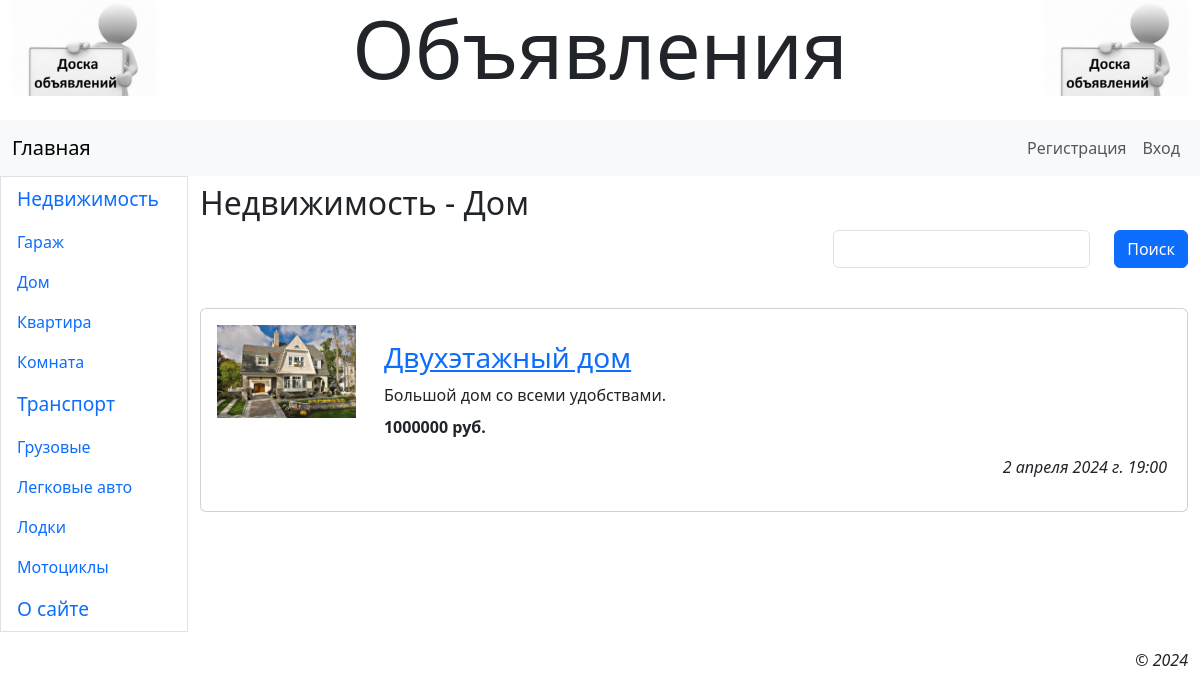
Page /2/ on the committed database.
### mainapp/models.py (models this page shows, shortened)
class Rubric(models.Model):
    name = models.CharField(max_length=20, unique=True, verbose_name='Название')
    order = models.SmallIntegerField(default=0, db_index=True, verbose_name='Порядок')
    super_rubric = models.ForeignKey('SuperRubric', on_delete=models.PROTECT, null=True, blank=True,
                                     verbose_name='Надрубрика')

class Bb(models.Model):
    rubric = models.ForeignKey(SubRubric, on_delete=models.PROTECT,
                               verbose_name='Рубрика')
    title = models.CharField(max_length=40, verbose_name='Название')
    content = models.TextField(verbose_name='Описание')
    price = models.IntegerField(default=0, verbose_name='Цена')
    contacts = models.TextField(verbose_name='Контакты')
    image = models.ImageField(blank=True, upload_to=get_timestamp_path,
                              verbose_name='Фото')
    author = models.ForeignKey(AdvUser, on_delete=models.CASCADE, verbose_name='Пользователь')
    is_active = models.BooleanField(default=True, db_index=True, verbose_name='Активное')
    created_at = models.DateTimeField(auto_now_add=True, db_index=True, verbose_name='Дата публикации')
    class Meta:
        verbose_name = 'Объявление'
        verbose_name_plural = 'Объявления'
        ordering = ['-created_at']

### mainapp/views.py (the view)
# urls.py: path('<int:pk>/', rubric_bbs, name='rubric_bbs'),
def rubric_bbs(request, pk):
    rubric = get_object_or_404(SubRubric, pk=pk)
    bbs = Bb.objects.filter(is_active=True, rubric=pk)
    if 'keyword' in request.GET:
        keyword = request.GET['keyword']
        q = Q(title__icontains=keyword) | Q(content__icontains=keyword)
        bbs = bbs.filter(q)
    else:
        keyword = ''
    form = SearchForm(initial={'keyword': keyword})
    paginator = Paginator(bbs, 2)
    if 'page' in request.GET:
        page_num = request.GET['page']
    else:
        page_num = 1
    page = paginator.get_page(page_num)
    context = {'rubric': rubric, 'page': page, 'bbs': page.object_list,
               'form': form}
    return render(request, 'mainapp/rubric_bbs.html', context)

### mainapp/forms.py
class SearchForm(forms.Form):
    keyword = forms.CharField(required=False, max_length=20, label='')

### mainapp/models.py (called while the page is built)
    def get_queryset(self):
        return super().get_queryset().filter(super_rubric__isnull=False)

    def __str__(self):
        return f'{self.super_rubric.name} - {self.name}'

### mainapp/templates/mainapp/rubric_bbs.html (shortened to what this page needs)
{% extends 'layout/base.html' %}
{% load django_bootstrap5 %}
{% load thumbnail %}
{% load static %}
{% block content %}
    <h2 class="mb-2">{{ rubric }}</h2>
    <form class="row row-cols-md-auto justify-content-end">
        {% bootstrap_field form.keyword show_label=False wrapper_class='col-12' %}
        <div class="col-12">
            {% bootstrap_button 'Поиск' %}
        </div>
    </form>
    {% if bbs %}
        <div class="vstack gap-3 my-4">
            {% for bb in bbs %}
                <div class="card">
                    {% url 'mainapp:bb_detail' rubric_pk=rubric.pk pk=bb.pk as url %}
                    <div class="row p-3">
                        <a class="col-md-2" href="{{ url }}{{ all }}">
                            {% if bb.image %}
                                <img class="img-fluid" src="{% thumbnail bb.image 'default' %}">
                            {% else %}
                                <img src="{% static 'mainapp/empty.jpg' %}" class="img-fluid">
                            {% endif %}
                        </a>
                        <div class="col-md-10 card-body">
                            <h3 class="card-title"><a href="{{ url }}{{ all }}">{{ bb.title }}</a></h3>
                            <div class="card-text mb-2">{{ bb.content }}</div>
                            <p class="card-text fw-bold">{{ bb.price }} руб.</p>
                            <p class="card-text text-end fst-italic">{{ bb.created_at }}</p>
                        </div>
                    </div>
                </div>
            {% endfor %}
        </div>
    {% endif %}
{% endblock %}

### mainapp/templates/layout/base.html (shortened to what this page needs)
{% load django_bootstrap5 %}
{% load static %}
<!DOCTYPE html>
<html>
<head>
    {% bootstrap_css %}
    <link rel="stylesheet" type="text/css" href="{% static 'mainapp/style.css' %}">
</head>
<body class="container-fluid">
<header class="mb-4">
    <h1 class="display-1 text-center">Объявления</h1>
</header>
<nav class="row navbar navbar-expand-md bg-light">
    <div class="col container">
        <a class="navbar-brand" href="{% url 'mainapp:index' %}">Главная</a>
        <div class="collapse navbar-collapse justify-content-end" id="navbarNav">
            <div class="navbar-nav">
                {% if user.is_authenticated %}
                    <div class="nav-item dropdown">
                        <a class="nav-link dropdown-toggle" data-bs-toggle="dropdown" href="#">Профиль</a>
                        <div class="dropdown-menu dropdown-menu-lg-end">
                            <a class="dropdown-item" href="{% url 'mainapp:profile' %}">Мои объявления</a>
                            <a class="dropdown-item" href="{% url 'mainapp:profile_edit' %}">Изменить профиль</a>
                            <a class="dropdown-item" href="{% url 'mainapp:password_edit' %}">Изменить пароль</a>
                            <hr class="dropdown-divider">
                            <form class="px-3" method="post" action="{% url 'mainapp:logout' %}">
                                {% csrf_token %}
                                {% bootstrap_button 'Выйти' button_class='btn-danger' %}
                            </form>
                            <hr class="dropdown-divider">
                            <a class="dropdown-item" href="{% url 'mainapp:profile_delete' %}">Удалить</a>
                        </div>
                    </div>
                {% else %}
                    <a class="nav-link" href="{% url 'mainapp:register' %}">Регистрация</a>
                    <a class="nav-link" href="{% url 'mainapp:login' %}">Вход</a>
                {% endif %}
            </div>
        </div>
    </div>
</nav>
<div class="row">
    <nav class="col-md-auto nav flex-column border">
        {% for rubric in rubrics %}
            {% ifchanged rubric.super_rubric.pk %}
                <span class="nav-link root">{{ rubric.super_rubric.name }}</span>
            {% endifchanged %}
            <a class="nav-link" href="{% url 'mainapp:rubric_bbs' pk=rubric.pk %}">{{ rubric.name }}</a>
        {% endfor %}
        <a class="nav-link root" href="{% url 'mainapp:other' page='about' %}">О сайте</a>
    </nav>
    <main class="col py-2">
        {% block content %}
        {% endblock %}
    </main>
</div>
<footer class="mt-3">
    <p class="text-end fst-italic">&copy; 2024</p>
</footer>
</body>
</html>

### mainapp/static/mainapp/style.css (style rules this page uses)
header h1 { background: url("bg.jpg") left / auto 100% no-repeat, url("bg.jpg") right /auto 100% no-repeat; }
.root { font-size: larger; }

### rows in the picture
Rubric: super_rubric.name "Недвижимость", name "Гараж"
Rubric: name "Дом", super_rubric+name "Недвижимость - Дом"
Rubric: name "Квартира"
Rubric: name "Комната"
Rubric: super_rubric.name "Транспорт", name "Грузовые"
Rubric: name "Легковые авто"
Rubric: name "Лодки"
Rubric: name "Мотоциклы"
Bb: image (picture), title "Двухэтажный дом", content "Большой дом со всеми удобствами.", price "1000000", created_at "2 апреля 2024 г. 19:00"
